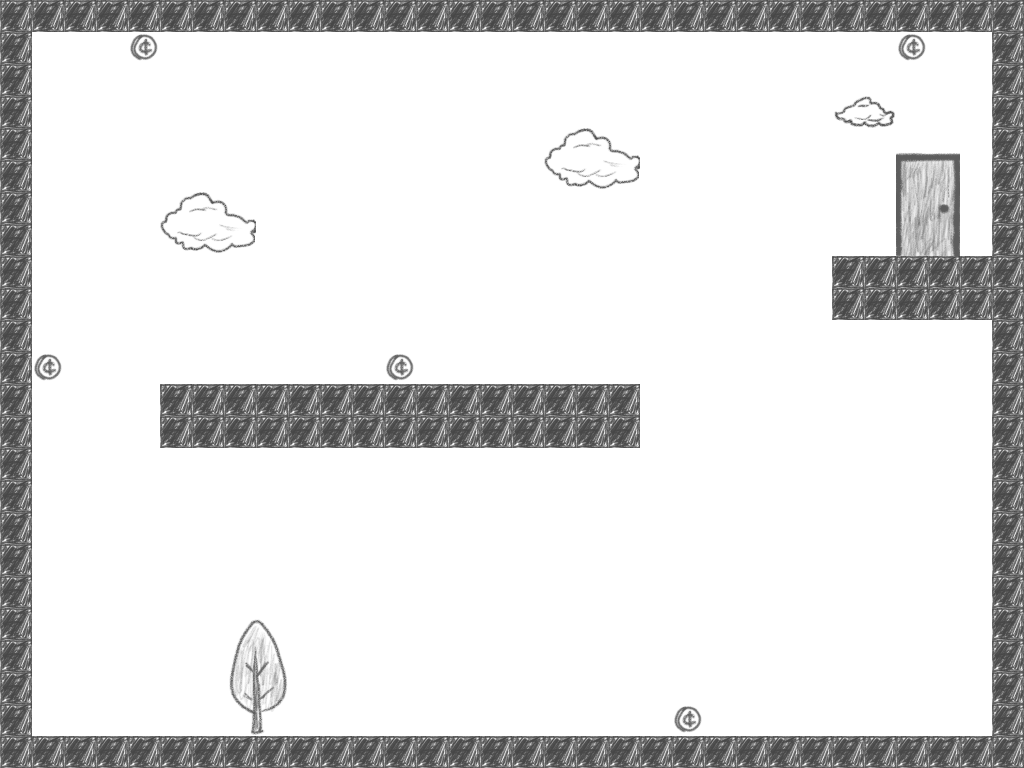

Rendered tile map (Tiled .tmx) drawn with the repository's tilesets; below, a short description and the map source with its tile grids summarised:
An orthogonal 32x24 tile map with 32x32 px tiles, 3 tile layers (tiles, Exit, collectibles) and 13 objects (SpawnPoint, ExitPoint).

<map version="1.0" orientation="orthogonal" width="32" height="24" tilewidth="32" tileheight="32">
 <tileset firstgid="1" name="Tilesheet" tilewidth="32" tileheight="32">
  <image source="Tilesheet.png" width="512" height="256" />
  <terraintypes>
   <terrain name="New Terrain" tile="-1" />
  </terraintypes>
  <tile id="6" terrain="0,0,0,0" />
  <tile id="7" terrain="0,0,0,0" />
  <tile id="22" terrain="0,0,0,0" />
  <tile id="23" terrain="0,0,0,0" />
  <tile id="24" terrain=",0,,0">
   <properties>
    <property name="collectible" value="true" />
   </properties>
  </tile>
  <tile id="28" terrain="0,0,0,0" />
  <tile id="38" terrain="0,0,0,0" />
  <tile id="39" terrain="0,0,0,0" />
  <tile id="43">
   <properties>
    <property name="Collectible" value="true" />
   </properties>
  </tile>
  <tile id="54" terrain="0,0,0,0" />
  <tile id="55" terrain="0,0,0,0" />
 </tileset>
 <layer name="tiles" width="32" height="24">
  <data>[768 cells, 768 non-empty, 18 distinct tile ids]</data>
 </layer>
 <layer name="Exit" width="32" height="24">
  <data>[768 cells, 8 non-empty, 8 distinct tile ids]</data>
 </layer>
 <objectgroup name="objects" width="32" height="24">
  <object name="SpawnPoint" x="142" y="582" width="37" height="39" />
  <object name="ExitPoint" x="912" y="176" width="32" height="64" />
 </objectgroup>
 <layer name="collectibles" width="32" height="24">
  <data>[768 cells, 5 non-empty, 1 distinct tile ids]</data>
 </layer>
 <objectgroup name="collisions" width="32" height="24">
  <object x="0" y="0" width="1024" height="32" />
  <object x="0" y="32" width="32" height="704" />
  <object x="0" y="736" width="1024" />
  <object x="992" y="32" width="32" height="704" />
  <object x="160" y="384" width="480" height="64" />
  <object x="832" y="256" width="160" height="64" />
 </objectgroup>
 <objectgroup name="collectibles" width="32" height="24">
  <object x="673" y="703" width="32" height="32" />
  <object x="385" y="351" width="32" height="32" />
  <object x="32" y="351" width="32" height="32" />
  <object x="128" y="32" width="32" height="32" />
  <object x="896" y="32" width="32" height="32" />
 </objectgroup>
</map>
